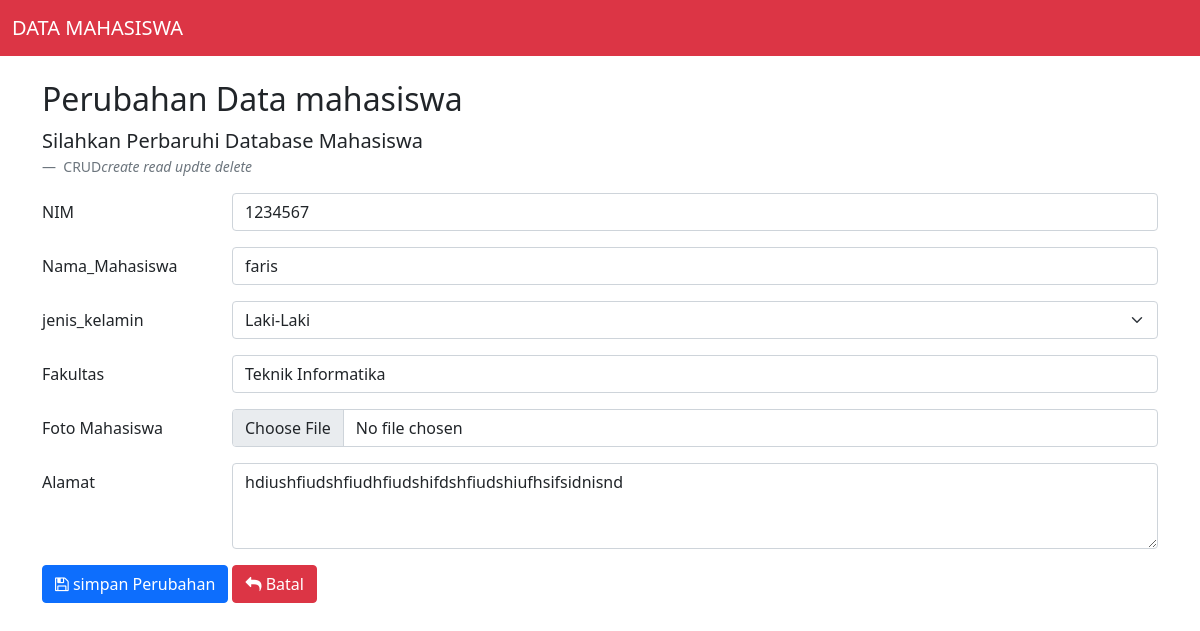
The page /kelola.php?ubah=28 on the database its author committed.
### tables this page shows
CREATE TABLE `tb_mahasiswa` (
  `id_mahasiswa` int(11) NOT NULL,
  `nim` varchar(12) DEFAULT NULL,
  `nama_mahasiswa` varchar(50) NOT NULL,
  `jenis_kelamin` varchar(15) NOT NULL,
  `fakultas` varchar(50) NOT NULL,
  `foto_mahasiswa` varchar(50) NOT NULL,
  `alamat` varchar(150) NOT NULL
);

### kelola.php (the view, shortened to what this page needs)
<!DOCTYPE html>
<?php
        include 'koneksi.php';
          $nim = '';
          $nama_mahasiswa = '';
          $jenis_kelamin = '';
          $fakultas = '';
          $alamat = '';
          if(isset($_GET['ubah'])) {
          $id_mahasiswa = $_GET['ubah'];
          $query = "SELECT * FROM tb_mahasiswa WHERE id_mahasiswa = '$id_mahasiswa';";
          $sql = mysqli_query($conn, $query);
          $result = mysqli_fetch_assoc($sql);
          $nim = $result['nim'];
          $nama_mahasiswa = $result['nama_mahasiswa'];
          $jenis_kelamin = $result['jenis_kelamin'];
          $fakultas = $result['fakultas'];
          $alamat = $result['alamat'];
          }
        ?>
<html lang="en">
  <head>
    <link href="css/bootstrap.min.css" rel="stylesheet" />
    <link rel="stylesheet" href="fontawesome/css/font-awesome.min.css" />
  </head>
  <body>
    <nav class="navbar navbar-light bg-danger mb-3">
      <div class="container-fluid">
        <a class="navbar-brand" style="color: white;" href="#"> DATA MAHASISWA </a>
      </div>
    </nav>
    <div class="container">
    <?php
          if(isset($_GET['ubah'])) {
        ?>
          <h2 class="mt-4">Perubahan Data mahasiswa</h2>
        <?php
          } else {
        ?>
        <h2 class="mt-4">Tambahkan Data Mahasiswa</h2>
        <?php
        }
        ?>
      <figure>
        <blockquote class="blockquote">
        <?php
          if(isset($_GET['ubah'])) {
        ?>
          <p>Silahkan Perbaruhi Database Mahasiswa</p>
        <?php
          } else {
        ?>
        <p>Silahkan Tambahkan Database Mahasiswa</p>
        <?php
        }
        ?>
        </blockquote>
        <figcaption class="blockquote-footer">
          CRUD<cite title="Source Title">create read updte delete</cite>
        </figcaption>
      </figure>
     <form method="POST" action="proses.php" enctype="multipart/form-data">
       <div class="mb-3 row">
        <label for="nim"  class="col-sm-2 col-form-label">NIM</label>
        <div class="col-sm-10">
          <input
            type="text"
            name="nim"
            class="form-control"
            id="nim"
            placeholder="ex: 12345678"
            value="<?php echo $nim ?>"
          />
        </div>
      </div>
      <div class="mb-3 row">
        <label for="nama"  class="col-sm-2 col-form-label">Nama_Mahasiswa</label>
        <div class="col-sm-10">
          <input
            type="text"
            name="nama_mahasiswa"
            class="form-control"
            id="nama"
            placeholder="ex: Mefia"
            value="<?php echo $nama_mahasiswa ?>"
          />
        </div>
      </div>
      <div class="mb-3 row">
        <label for="jkel" class="col-sm-2 col-form-label">jenis_kelamin</label>
        <div class="col-sm-10">
          <select
            name="jenis_kelamin"
            id="jkel"
            class="form-select"
            aria-label="Default select example"
          >
            <option <?php if($jenis_kelamin == 'Laki-laki'){echo "selected";}?> value="Laki-laki">Laki-Laki</option>
          </select>
        </div>
      </div>
      <div class="mb-3 row">
        <label for="fakultas" class="col-sm-2 col-form-label">Fakultas</label>
        <div class="col-sm-10">
          <input type="text" name="fakultas" class="form-control" id="fakultas"
          value="<?php echo $fakultas ?>"/>
        </div>
      </div>
      <div class="mb-3 row">
        <label for="foto" class="col-sm-2 col-form-label form-label"
          >Foto Mahasiswa</label
        >
        <div class="col-sm-10">
          <input <?php if(!isset($_GET['ubah'])){echo "required";} ?> class="form-control" type="file" name="foto" id="foto" accept="image/*"/>
        </div>
      </div>
      <div class="mb-3 row">
        <label for="alamat" class="col-sm-2 col-form-label">Alamat</label>
        <div class="col-sm-10">
          <textarea class="form-control" id="alamat" name="alamat" rows="3"><?php echo $alamat ?></textarea>
        </div>
      </div>
      <div class="mb-3 row">
        <div class="col">
        <?php
          if(isset($_GET['ubah'])) {
        ?>
          <button type="submit" name="aksi" value="edit" class="btn btn-primary">
            <i class="fa fa-floppy-o" aria-hidden="true"></i> simpan Perubahan
          </button>
        <?php
          } else {
        ?>
        <button type="submit" name="aksi" value="add" class="btn btn-primary">
            <i class="fa fa-floppy-o" aria-hidden="true"></i> Tambahkan
          </button>
        <?php
        }
        ?>
          <a href="index.php" type="button" class="btn btn-danger">
            <i class="fa fa-reply" aria-hidden="true"></i> Batal
          </a>
        </div>
      </div></form>
    </div>
  </body>
</html>

### rows shown on the page
tb_mahasiswa: nim "1234567", nama_mahasiswa "faris", jenis_kelamin "Laki-Laki", fakultas "Teknik Informatika", alamat "hdiushfiudshfiudhfiudshifdshfiudshiufhsifsidnisnd"
